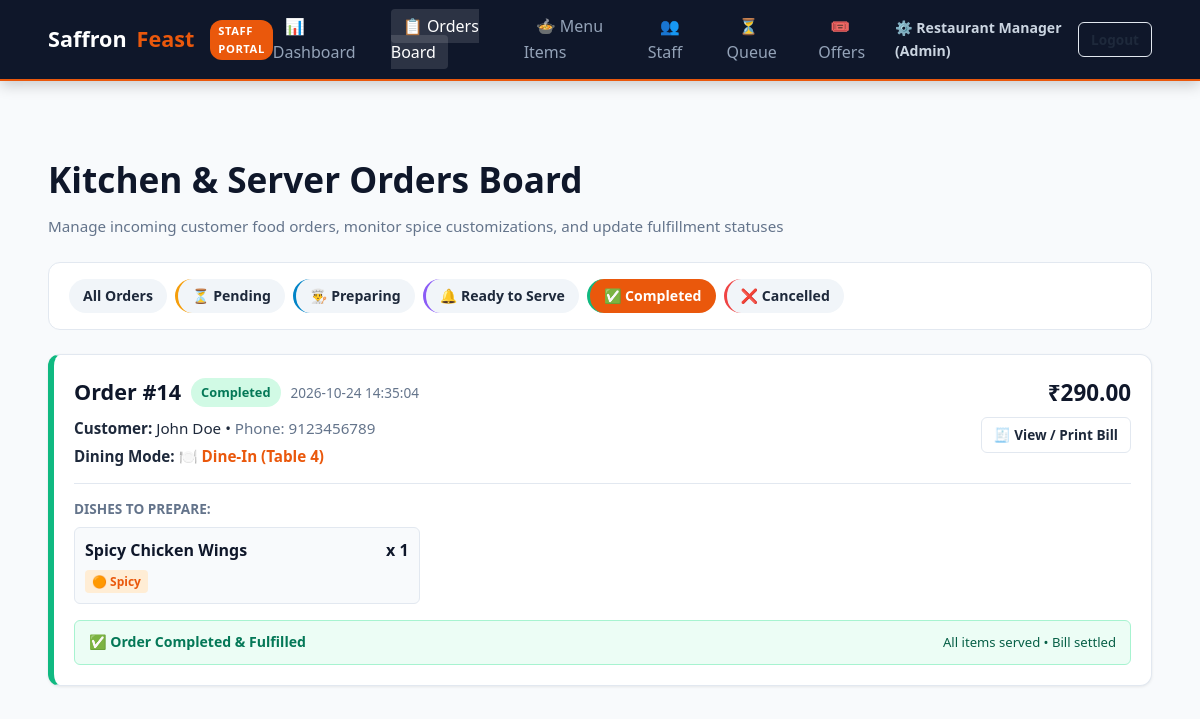
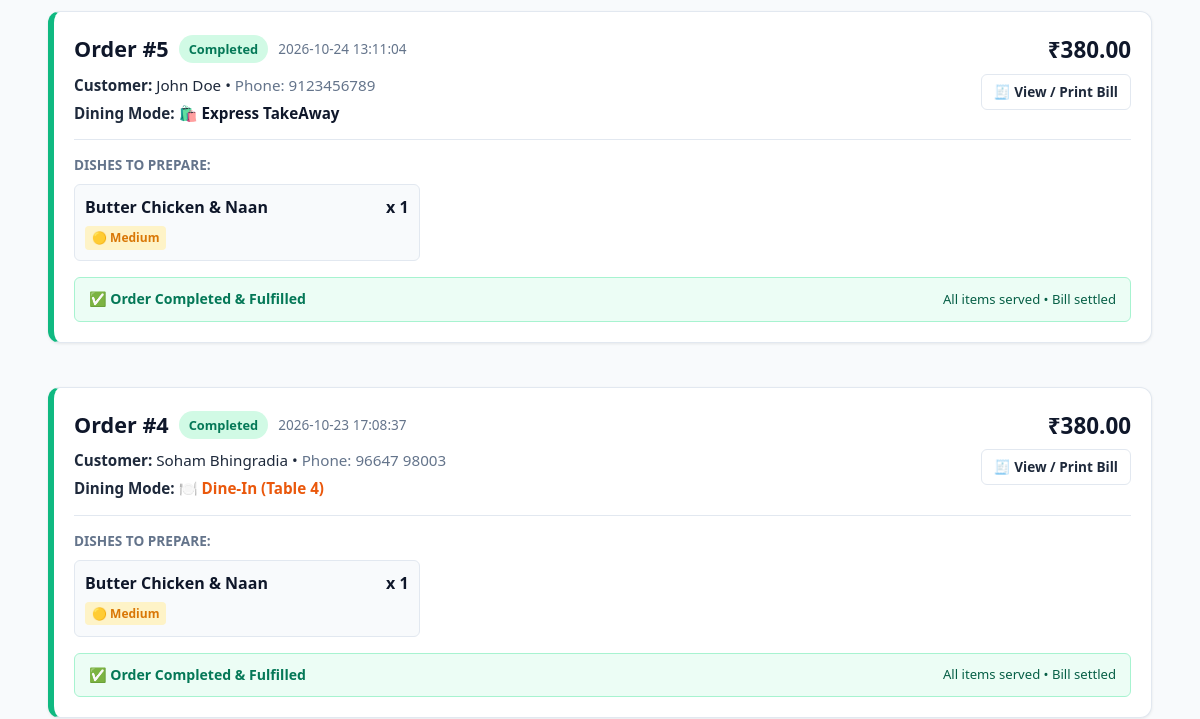
Before: /admin/orders?status=Completed (signed in, upper part) with the older database file (2 pictures, top to bottom).
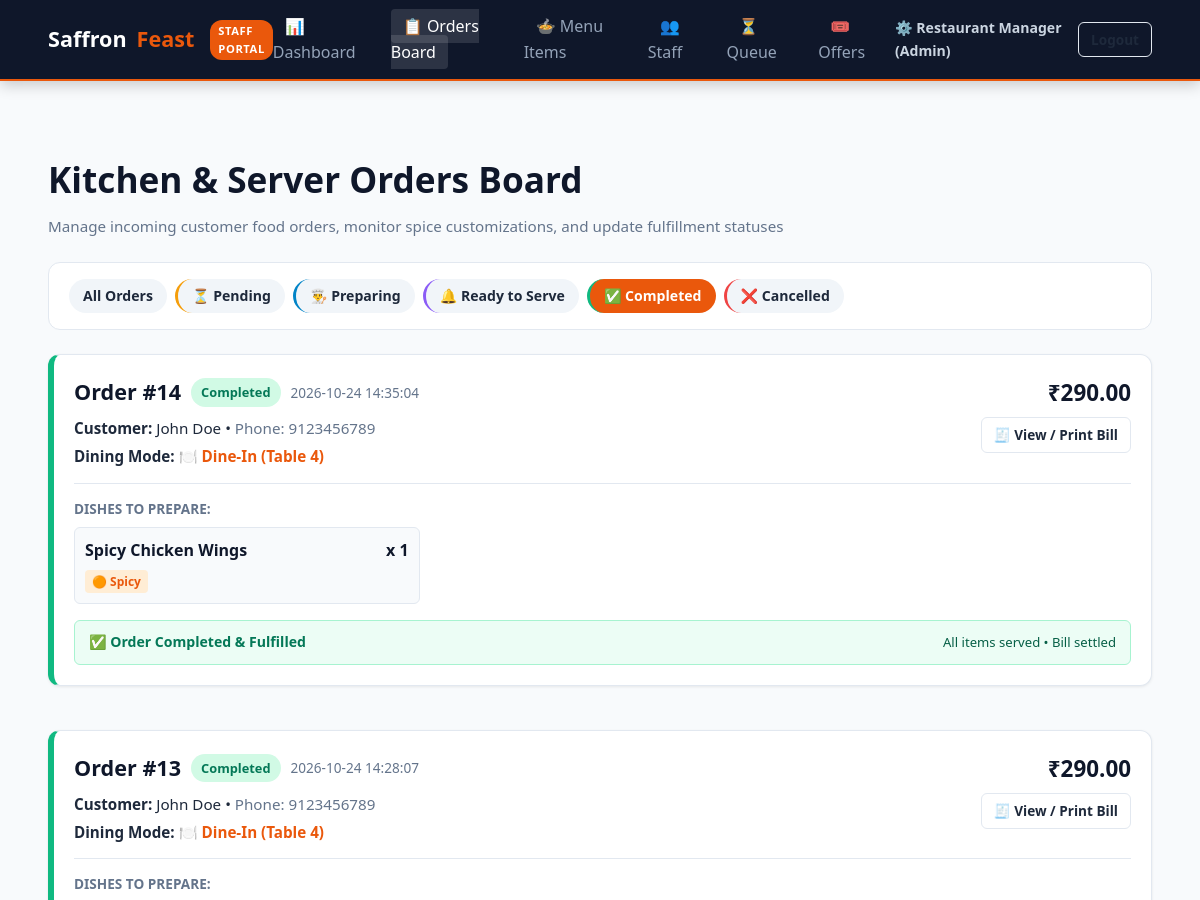
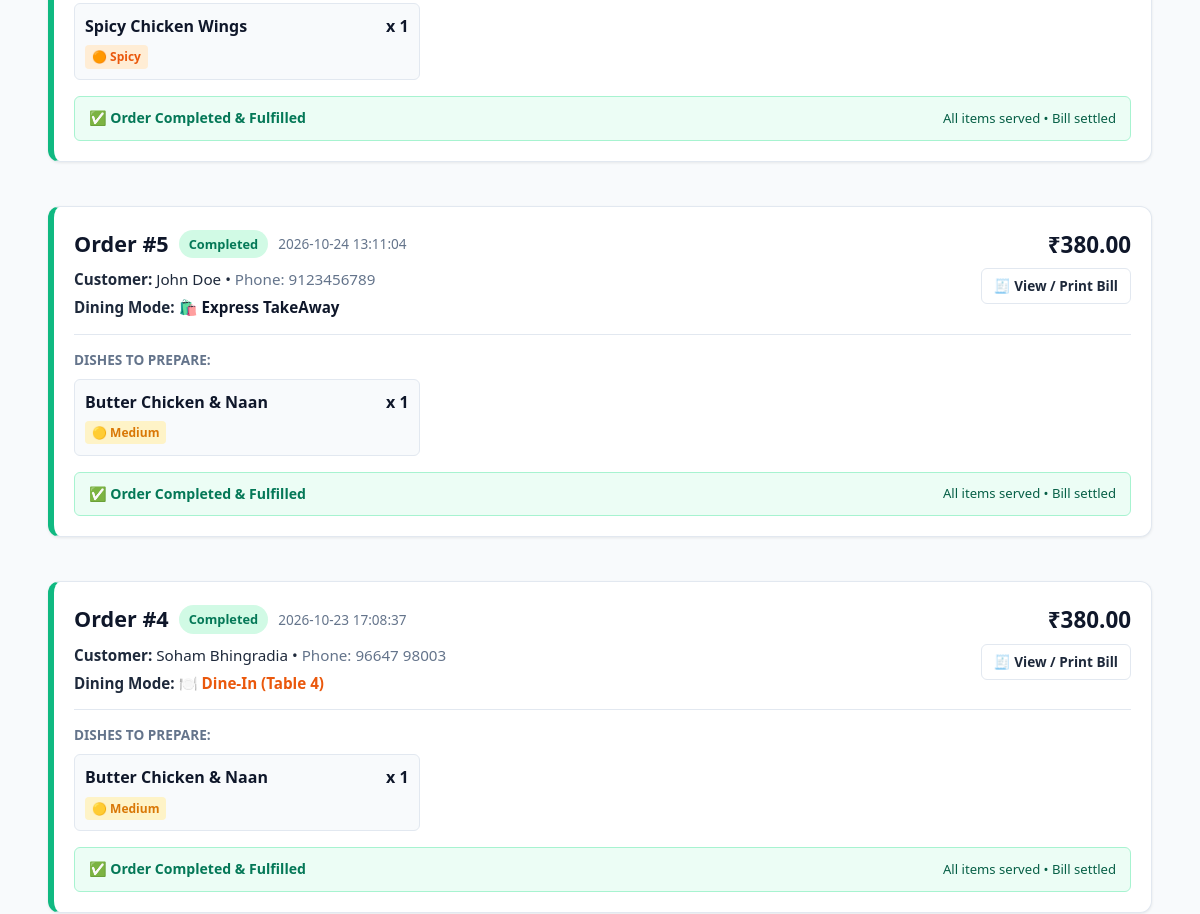
After: the same page with the newer database file (2 pictures, top to bottom).
### tables this page shows
CREATE TABLE orders (
    id INTEGER PRIMARY KEY AUTOINCREMENT,
    customer_id INTEGER NOT NULL,
    order_type TEXT CHECK(order_type IN ('DineIn', 'TakeAway')) NOT NULL,
    table_number INTEGER, -- NULL for TakeAway, integer for DineIn
    total_amount REAL NOT NULL,
    discount_amount REAL DEFAULT 0,
    final_amount REAL NOT NULL,
    status TEXT CHECK(status IN ('Pending', 'Preparing', 'Ready', 'Completed', 'Cancelled')) DEFAULT 'Pending',
    offer_code TEXT,
    special_instructions TEXT,
    created_at TIMESTAMP DEFAULT CURRENT_TIMESTAMP,
    FOREIGN KEY (customer_id) REFERENCES users(id) ON DELETE CASCADE
);

CREATE TABLE users (
    id INTEGER PRIMARY KEY AUTOINCREMENT,
    name TEXT NOT NULL,
    email TEXT UNIQUE NOT NULL,
    password TEXT NOT NULL,
    phone TEXT,
    role TEXT CHECK(role IN ('customer', 'admin', 'staff')) DEFAULT 'customer',
    created_at TIMESTAMP DEFAULT CURRENT_TIMESTAMP
);

CREATE TABLE order_items (
    id INTEGER PRIMARY KEY AUTOINCREMENT,
    order_id INTEGER NOT NULL,
    menu_item_id INTEGER NOT NULL,
    quantity INTEGER NOT NULL CHECK(quantity > 0),
    price_per_unit REAL NOT NULL,
    spice_level TEXT DEFAULT 'Medium',
    item_total REAL NOT NULL,
    FOREIGN KEY (order_id) REFERENCES orders(id) ON DELETE CASCADE,
    FOREIGN KEY (menu_item_id) REFERENCES menu_items(id) ON DELETE CASCADE
);

CREATE TABLE menu_items (
    id INTEGER PRIMARY KEY AUTOINCREMENT,
    category_id INTEGER NOT NULL,
    name TEXT NOT NULL,
    description TEXT,
    price REAL NOT NULL CHECK(price > 0),
    diet_type TEXT CHECK(diet_type IN ('veg', 'non-veg')) DEFAULT 'veg',
    is_spicy_customizable INTEGER DEFAULT 1, -- 1: Yes, 0: No
    default_spice_level TEXT CHECK(default_spice_level IN ('Mild', 'Medium', 'Spicy', 'Extra Spicy')) DEFAULT 'Medium',
    image_url TEXT,
    is_available INTEGER DEFAULT 1, -- 1: Available, 0: Out of stock
    FOREIGN KEY (category_id) REFERENCES categories(id) ON DELETE CASCADE
);

### app.py (the view)
@app.route('/admin/orders')
@admin_required
def admin_orders():
    status_filter = request.args.get('status', 'All')
    conn = get_db()
    query = """
        SELECT o.*, u.name as customer_name, u.phone as customer_phone
        FROM orders o
        JOIN users u ON o.customer_id = u.id
    """
    params = []
    if status_filter != 'All':
        query += " WHERE o.status = ?"
        params.append(status_filter)
    query += " ORDER BY CASE o.status WHEN 'Pending' THEN 1 WHEN 'Preparing' THEN 2 WHEN 'Ready' THEN 3 ELSE 4 END, o.created_at DESC"
    orders = conn.execute(query, params).fetchall()
    orders_data = []
    for ord_row in orders:
        items = conn.execute("""
            SELECT oi.*, m.name as dish_name
            FROM order_items oi
            JOIN menu_items m ON oi.menu_item_id = m.id
            WHERE oi.order_id = ?
        """, (ord_row['id'],)).fetchall()
        orders_data.append({
            'order': ord_row,
            'order_items': items
        })
    conn.close()
    return render_template('admin/orders.html', orders_data=orders_data, current_status=status_filter)

### app.py (called while the page is built)
def admin_required(f):
    @wraps(f)
    def decorated_function(*args, **kwargs):
        if 'user_id' not in session or session.get('user_role') not in ['admin', 'staff']:
            flash('Staff or Admin access required.', 'danger')
            return redirect(url_for('login'))
        return f(*args, **kwargs)
    return decorated_function

@app.context_processor
def inject_global_data():
    cart_count = 0
    if 'cart' in session:
        cart_count = sum(item.get('quantity', 1) for item in session['cart'].values())
    return {
        'current_user': {
            'id': session.get('user_id'),
            'name': session.get('user_name'),
            'role': session.get('user_role'),
            'email': session.get('user_email')
        },
        'cart_count': cart_count
    }

### database.py (called while the page is built)
def get_db():
    conn = sqlite3.connect(DATABASE_PATH)
    conn.row_factory = sqlite3.Row
    conn.execute("PRAGMA foreign_keys = ON;")
    return conn

### templates/admin/orders.html (shortened to what the changed rows need)
{% extends 'base.html' %}
{% block content %}
<div class="container">
  <div class="section-header">
    <div>
      <h1 style="font-size: 2.2rem; font-weight: 800; color: var(--secondary); margin-bottom: 6px;">
        Kitchen & Server Orders Board
      </h1>
    </div>
  </div>
  {% if orders_data %}
  <div style="display: flex; flex-direction: column; gap: 20px;">
    {% for entry in orders_data %}
    {% set ord = entry.order %}
    {% set items = entry.order_items %}
    <div class="admin-card" style="border-left: 6px solid {% if ord.status == 'Pending' %}#f59e0b{% elif ord.status == 'Preparing' %}#0284c7{% elif ord.status == 'Ready' %}#8b5cf6{% elif ord.status == 'Completed' %}#10b981{% else %}#ef4444{% endif %};">
      <div style="display: flex; justify-content: space-between; align-items: flex-start; flex-wrap: wrap; gap: 14px; padding-bottom: 14px; border-bottom: 1px solid var(--border-color); margin-bottom: 14px;">
        <div>
          <div style="display: flex; align-items: center; gap: 10px; margin-bottom: 6px;">
            <h3 style="font-size: 1.35rem; color: var(--secondary); margin: 0;">Order #{{ ord.id }}</h3>
            <span class="badge badge-status status-{{ ord.status|lower }}">{{ ord.status }}</span>
            <span style="font-size: 0.85rem; color: var(--text-muted);">{{ ord.created_at }}</span>
          </div>
          <div style="font-size: 0.95rem;">
            <strong>Customer:</strong> {{ ord.customer_name }} •
            <span style="color: var(--text-muted);">Phone: {{ ord.customer_phone or 'N/A' }}</span>
          </div>
          <div style="margin-top: 4px; font-size: 0.95rem;">
            <strong>Dining Mode:</strong>
            {% if ord.order_type == 'DineIn' %}
              <span style="color: var(--primary); font-weight: 700;">🍽️ Dine-In (Table {{ ord.table_number }})</span>
            {% else %}
              <span style="color: var(--secondary); font-weight: 700;">🛍️ Express TakeAway</span>
            {% endif %}
          </div>
        </div>
        <div style="text-align: right;">
          <div style="font-size: 1.4rem; font-weight: 800; color: var(--secondary);">
            ₹{{ "%.2f"|format(ord.final_amount) }}
          </div>
          <a href="{{ url_for('check_bill', order_id=ord.id) }}" target="_blank" class="btn btn-outline btn-sm" style="margin-top: 6px;">
            🧾 View / Print Bill
          </a>
        </div>
      </div>
      <div style="margin-bottom: 16px;">
        <h4 style="font-size: 0.85rem; color: var(--text-muted); text-transform: uppercase; margin-bottom: 8px;">Dishes to Prepare:</h4>
        <div style="display: grid; grid-template-columns: repeat(auto-fill, minmax(280px, 1fr)); gap: 10px;">
          {% for item in items %}
          <div style="background: #f8fafc; border: 1px solid var(--border-color); border-radius: var(--radius-sm); padding: 10px;">
            <div style="display: flex; justify-content: space-between; font-weight: 600; color: var(--secondary);">
              <span>{{ item.dish_name }}</span>
              <span>x {{ item.quantity }}</span>
            </div>
            <div style="margin-top: 4px;">
              {% if item.spice_level == 'Mild' %}
                <span class="spice-badge spice-mild">🟢 Mild</span>
              {% elif item.spice_level == 'Medium' %}
                <span class="spice-badge spice-medium">🟡 Medium</span>
              {% elif item.spice_level == 'Spicy' %}
                <span class="spice-badge spice-spicy">🟠 Spicy</span>
              {% else %}
                <span class="spice-badge spice-extra-spicy">🔴 Extra Spicy</span>
              {% endif %}
            </div>
          </div>
          {% endfor %}
        </div>
      </div>
      {% if ord.status not in ['Completed', 'Cancelled'] %}
      <div style="display: flex; justify-content: space-between; align-items: center; flex-wrap: wrap; gap: 10px; background: #f8fafc; padding: 12px; border-radius: var(--radius-sm);">
        <span style="font-size: 0.88rem; font-weight: 600; color: var(--text-muted);">
          Update Status:
        </span>
        <div style="display: flex; gap: 8px; flex-wrap: wrap;">
          {% if ord.status == 'Pending' %}
          <form action="{{ url_for('update_order_status', order_id=ord.id) }}" method="POST">
            <input type="hidden" name="status" value="Preparing">
            <button type="submit" class="btn btn-outline btn-sm" style="color: #0284c7; border-color: #0284c7;">
              👨‍🍳 Start Preparing
            </button>
          </form>
          {% endif %}
          {% if ord.status == 'Preparing' %}
          <form action="{{ url_for('update_order_status', order_id=ord.id) }}" method="POST">
            <input type="hidden" name="status" value="Ready">
            <button type="submit" class="btn btn-outline btn-sm" style="color: #8b5cf6; border-color: #8b5cf6;">
              🔔 Mark as Ready
            </button>
          </form>
          {% endif %}
          {% if ord.status in ['Preparing', 'Ready', 'Pending'] %}
          <form action="{{ url_for('update_order_status', order_id=ord.id) }}" method="POST">
            <input type="hidden" name="status" value="Completed">
            <button type="submit" class="btn btn-success btn-sm">
              ✅ Mark Completed
            </button>
          </form>
          {% endif %}
          <form action="{{ url_for('update_order_status', order_id=ord.id) }}" method="POST" onsubmit="return confirm('Are you sure you want to cancel this order?');">
            <input type="hidden" name="status" value="Cancelled">
            <button type="submit" class="btn btn-danger btn-sm">
              Cancel Order
            </button>
          </form>
        </div>
      </div>
      {% elif ord.status == 'Completed' %}
      <div style="display: flex; justify-content: space-between; align-items: center; background: #ecfdf5; border: 1px solid #a7f3d0; padding: 10px 14px; border-radius: var(--radius-sm); font-size: 0.88rem;">
        <span style="color: #047857; font-weight: 700;">✅ Order Completed & Fulfilled</span>
        <span style="color: #065f46; font-size: 0.82rem;">All items served • Bill settled</span>
      </div>
      {% endif %}
    </div>
    {% endfor %}
  </div>
  {% else %}
    <div class="receipt-card" style="text-align: center; padding: 40px;">
      <p style="color: var(--text-muted); font-size: 1.05rem;">No orders found with status '{{ current_status }}'.</p>
    </div>
  {% endif %}
</div>
{% endblock %}

Changed rows visible on the page:
now on this page (row edited): orders: id "13", status "Completed", created_at "2026-10-24 14:28:07", table_number "4", final_amount "290.00"
changed orders (number 2 of 4 on the later page): status "Pending" → "Completed" (drawn)
now on this page (row unchanged): order_items: dish_name "Spicy Chicken Wings", quantity "1", spice_level "🟠 Spicy", shown under "13"
Other visible differences:
new list line: "Order # Customer: • Phone: Dining Mode: 🍽️ Dine-In (Table ) ₹ 🧾 View / Print Bill DISHES TO PREPARE: ✅ Order Completed & Fulfilled All items served • Bill settled"
new list line: "John Doe 9123456789"
